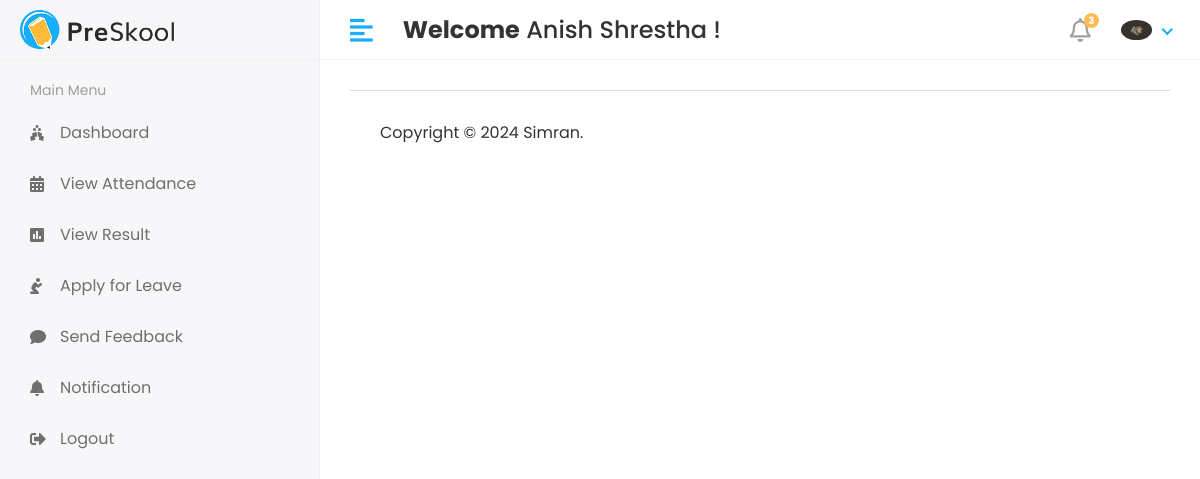
The app's page /Staff/Home (signed in) with its own data.
### studentmsapp/models.py (models this page shows)
class CustomUser(AbstractUser):
    USER = (
        ('1','HOD'),
        ('2','STAFF'),
        ('3','STUDENT')
    )
    user_type = models.CharField(choices=USER,max_length=50,default=1)
    profile_pic = models.ImageField(upload_to='media/profile_pic')

### student_management_system/Staff_views.py (the view)
# urls.py: path('Staff/Home', Staff_views.HOME,name='staff_home'),
@login_required(login_url='/')
def HOME(request):
    return render(request,'Staff/home.html')

### template/Staff/home.html (shortened to what this page needs)
{% extends 'base.html' %}

### template/includes/header.html (shortened to what this page needs)
{% load static %}
<div class="header">
            <div class="header-left">
               <a href="index.html" class="logo">
                  <img src="{% static 'assets/img/logo.png' %}" alt="Logo">
               </a>
            </div>
            <a href="javascript:void(0);" id="toggle_btn">
            <i class="fas fa-align-left"></i>
            </a>
            <div class="top-nav-search mt-3">
               <h4><strong>Welcome</strong><span> {{ user.first_name }} {{ user.last_name }}</span>&nbsp;!</h4>
            </div>
            <ul class="nav user-menu">
               <li class="nav-item dropdown noti-dropdown">
                  <a href="#" class="dropdown-toggle nav-link" data-toggle="dropdown">
                  <i class="far fa-bell"></i> <span class="badge badge-pill">3</span>
                  </a>
               </li>
               <li class="nav-item dropdown has-arrow">
                  <a href="#" class="dropdown-toggle nav-link" data-toggle="dropdown">
                  {% if user.profile_pic == "" %}
                      <span class="user-img"><img class="rounded-circle" src="{% static 'assets/img/noimg.jpg' %}" width="31" alt="User"></span>
                     {% else %}
                     <span class="user-img"><img class="rounded-circle" src="/{{user.profile_pic}}" width="31" alt="User"></span>
                  {% endif %}
                  </a>
               </li>
            </ul>
         </div>

### static/assets/css/style.css (style rules this page uses)
html { height: 100%; }
body { background-color: #fff; color: #333; font-family: 'Poppins', sans-serif; font-size: 1rem; height: 100%; line-height: 1.5; overflow-x: hidden; }
h1, h2, h3, h4, h5, h6 { font-family: 'Poppins', sans-serif; margin-top: 0; }
a { color: #009ce7; }
input, button, a { transition: all 0.4s ease; -moz-transition: all 0.4s ease; -o-transition: all 0.4s ease; -ms-transition: all 0.4s ease; -webkit-transition: all 0.4s ease; }
ul, ol { padding: 0px; list-style: none; }
.header { background-color: #fff; border-bottom: 1px solid #f3f3f4; left: 0; position: fixed; right: 0; top: 0; z-index: 1001; height: 60px; }
.header .header-left { float: left; height: 60px; padding: 0 20px; position: relative; width: 320px; z-index: 1; transition: all 0.2s ease-in-out; background-color: #f7f7fa; border-bottom: 1px solid #efefef; border-right: 1px solid #ececf5; display: flex; align-items: center; }
.header .header-left .logo { display: inline-block; line-height: 60px; }
.header .header-left .logo img { max-height: 40px; width: auto; }
.header .dropdown-toggle:after { display: none; }
.header .has-arrow .dropdown-toggle:after { border-top: 0; border-left: 0; border-bottom: 2px solid #18aefa; border-right: 2px solid #18aefa; content: ''; height: 8px; display: inline-block; pointer-events: none; -webkit-transform-origin: 66% 66%; -ms-transform-origin: 66% 66%; transform-origin: 66% 66%; -webkit-transform: rotate(45deg); -ms-transform: rotate(45deg); transform: rotate(45deg); -webkit-transition: all 0.15s ease-in-out; transition: all 0.15s ease-in-out; width: 8px; vertical-align: 0px; }
.user-menu { float: right; margin: 0; position: relative; z-index: 99; padding-right: 15px; }
.user-menu.nav > li > a { color: #a0a0a0; font-size: 14px; line-height: 58px; padding: 0 15px; height: 60px; }
.user-img { margin-right: 3px; position: relative; }
.top-nav-search { float: left; margin-left: 15px; }
.user-menu.nav > li > a .badge { background-color: #FFBC53; display: block; font-size: 10px; font-weight: bold; height: 15px; width: 15px; position: absolute; right: 7px; top: 13px; color: #fff; padding: 3px; }
.user-menu.nav > li > a > i { font-size: 1.5rem; line-height: 60px; }
@media (min-width: 992px) { #toggle_btn { align-items: center; color: #18aefa; display: inline-flex; float: left; font-size: 26px; height: 60px; justify-content: center; margin-left: 15px; padding: 0 15px; } }

### records on screen
CustomUser: first_name "Anish", last_name "Shrestha", profile_pic (picture)
